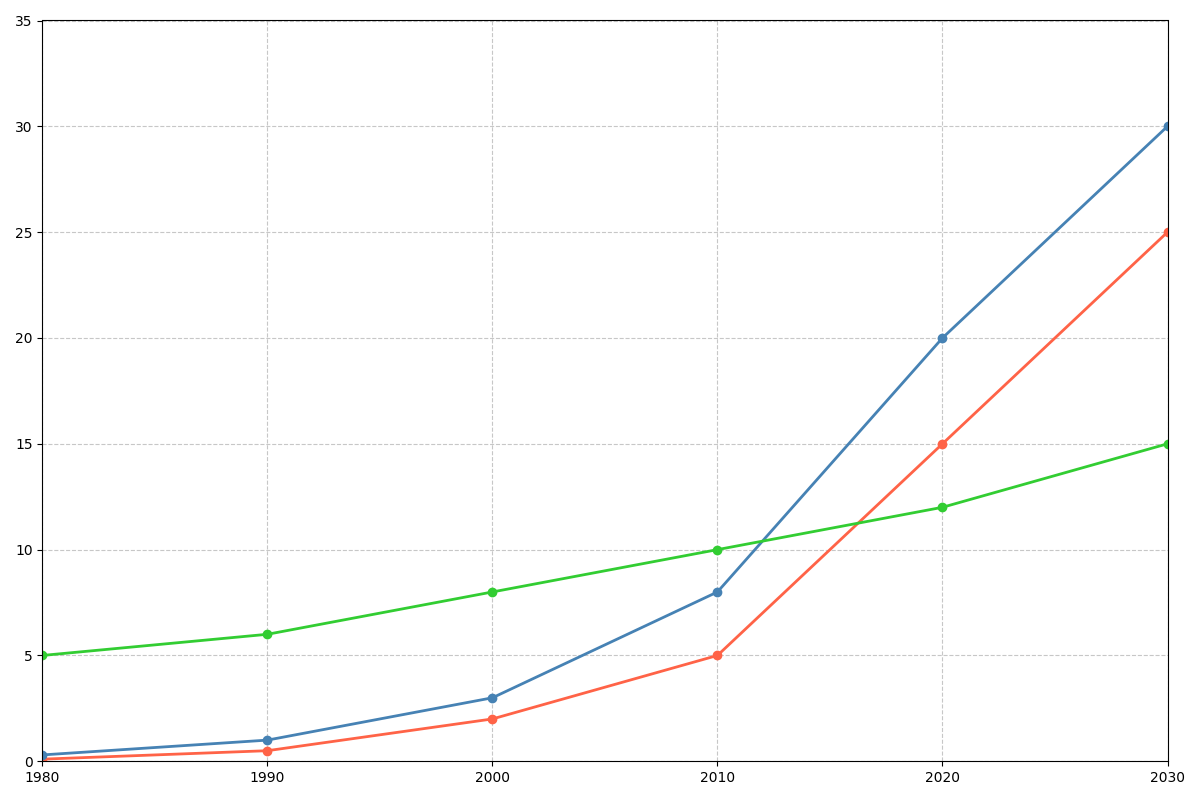

Source code (Python):
import numpy as np
import matplotlib.pyplot as plt

decades = np.arange(1980, 2031, 10)

solar_energy = [0.1, 0.5, 2, 5, 15, 25]
wind_energy = [0.3, 1, 3, 8, 20, 30]
hydro_energy = [5, 6, 8, 10, 12, 15]

data = [solar_energy, wind_energy, hydro_energy]

# New colors for each energy type
new_colors = ['#FF6347', '#4682B4', '#32CD32']

fig, ax = plt.subplots(figsize=(12, 8))

for i in range(len(data)):
    ax.plot(decades, data[i], marker='o', color=new_colors[i], linewidth=2, linestyle='-')
    
ax.set_xlim(1980, 2030)
ax.set_ylim(0, 35)

ax.grid(True, linestyle='--', alpha=0.7)

plt.tight_layout()
plt.show()
